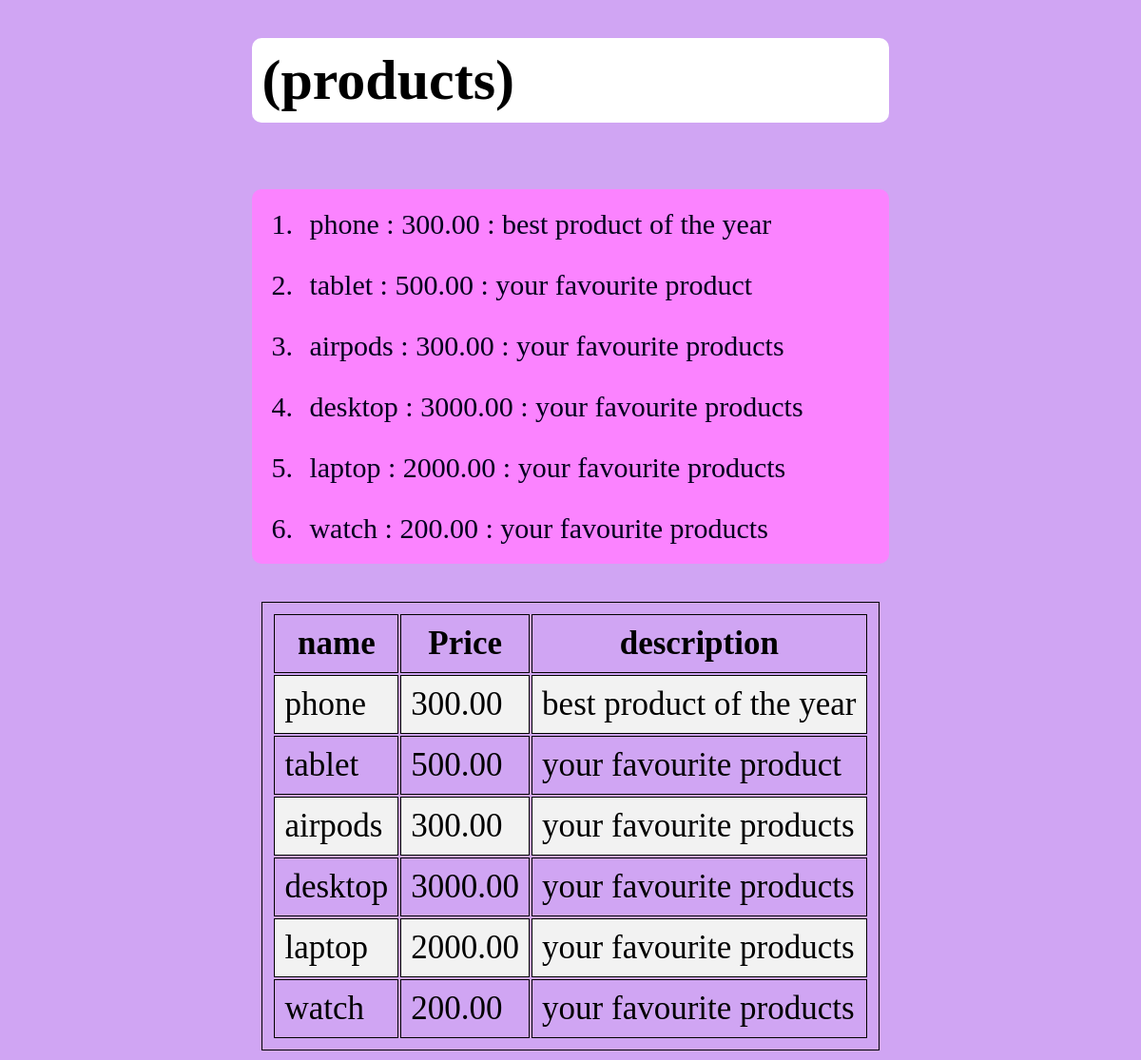
The page / on the database its author committed.
### members/models.py (models this page shows)
class Product(models.Model):
    name = models.CharField(max_length=255)
    price = models.DecimalField(max_digits=10, decimal_places=2)
    description = models.TextField()

### members/views.py (the view)
# urls.py: path('', views.get_all_products, name='product'),
def get_all_products(request):
  mymembers = Product.objects.all().values()
  template = loader.get_template('products.html')
  context = {
    'mymembers': mymembers,
  }
  return HttpResponse(template.render(context, request))

### members/templates/products.html (shortened to what this page needs)
{% load static %}
<!DOCTYPE html>
<html lang="en">
<head>
    <link rel="stylesheet" href="{% static 'myfirst.css' %}">
</head>
<body>
    <!DOCTYPE html>
<html>
<body>
    {% block content %}
<h1>(products)</h1>
<ul>
    {% for x in mymembers %}
    <li>{{ x.name }} : {{ x.price }} : {{ x.description }}</li>
  {% endfor %}
</ul>
<table>
    <tr>
      <th>name</th>
      <th>Price</th>
      <th>description</th>
    </tr>
    {% for x in mymembers %}
      <tr>
        <td>{{ x.name }}</td>
          <td>{{ x.price }}</td>
        <td>{{ x.description }}</td>
      </tr>
    {% endfor %}
  </table>
  {% endblock %}
</body>
</html>
</body>
</html>

### members/static/myfirst.css (style rules this page uses)
body { background-color: #d0a5f3; margin: 0; padding: 0; justify-content: center; align-items: center; display: grid; }
h1 { font-size: 60px; background-color: #fff; border: 2px; border-radius: 10px; padding: 10px; }
ul { list-style-type: decimal; font-size: 30px; color: rgb(0, 0, 31); justify-content: center; align-items: center; background-color: rgb(251, 131, 255); border-radius: 10px; }
li { margin: 10px; padding: 10px; justify-content: space-between; }
table, th, td { border: 1px solid; font-size: 35px; margin: 10px; padding: 10px; }
tr:nth-child(even) { background-color: #f2f2f2; }

### rows shown on the page
Product: name "phone", price "300.00", description "best product of the year"
Product: name "tablet", price "500.00", description "your favourite product"
Product: name "airpods", price "300.00", description "your favourite products"
Product: name "desktop", price "3000.00", description "your favourite products"
Product: name "laptop", price "2000.00", description "your favourite products"
Product: name "watch", price "200.00", description "your favourite products"
